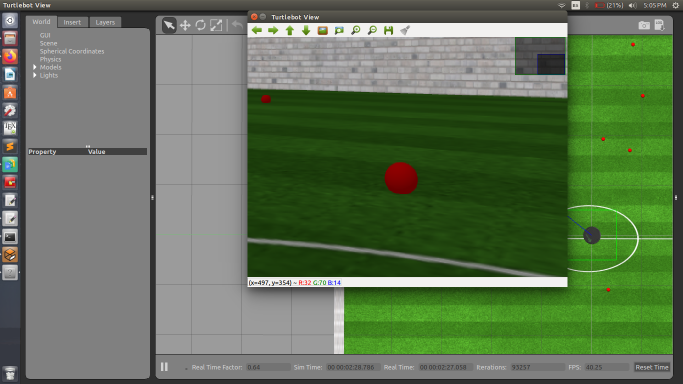
//> input picture image3.png, 1366 x 768 px, given in place of the camera (shown at 1/2 size)
$ ./colordet   (built with g++ and OpenCV 4)
//> lines starting //> are read from the running program, lines starting //| are printed output that depends on the picture; after the words box and inside, x2 and y2 are one past the last pixel; in counts of white or black regions, pixels touching at a corner belong together
#include <sstream>
#include <string>
#include <iostream>
#include "opencv2/highgui/highgui.hpp"
//#include "opencv2/cv.hpp"
#include "opencv2/core/core.hpp"
#include "opencv2/imgproc/imgproc.hpp"

using namespace cv;
using namespace std;
//initial min and max HSV filter values.
//these will be changed using trackbars
int H_MIN = 0;
int H_MAX = 256;
int S_MIN = 0;
int S_MAX = 256;
int V_MIN = 0;
int V_MAX = 256;
//default capture width and height
const int FRAME_WIDTH = 640;
const int FRAME_HEIGHT = 480;
//max number of objects to be detected in frame
const int MAX_NUM_OBJECTS=50;
//minimum and maximum object area
const int MIN_OBJECT_AREA = 20*20;
const int MAX_OBJECT_AREA = FRAME_HEIGHT*FRAME_WIDTH/1.5;
//names that will appear at the top of each window
const string windowName = "Original Image";
const string windowName1 = "HSV Image";
const string windowName2 = "Thresholded Image";
const string windowName3 = "After Morphological Operations";
const string trackbarWindowName = "Trackbars";
void on_trackbar( int, void* )
{//This function gets called whenever a
	// trackbar position is changed


}
// [7 lines left out: function intToString, not called in this run]
void createTrackbars(){
	//create window for trackbars


    namedWindow(trackbarWindowName,0);
	//create memory to store trackbar name on window
	char TrackbarName[50];
	sprintf( TrackbarName, "H_MIN", H_MIN);
	sprintf( TrackbarName, "H_MAX", H_MAX);
	sprintf( TrackbarName, "S_MIN", S_MIN);
	sprintf( TrackbarName, "S_MAX", S_MAX);
	sprintf( TrackbarName, "V_MIN", V_MIN);
	sprintf( TrackbarName, "V_MAX", V_MAX);
	//create trackbars and insert them into window
	//3 parameters are: the address of the variable that is changing when the trackbar is moved(eg.H_LOW),
	//the max value the trackbar can move (eg. H_HIGH),
	//and the function that is called whenever the trackbar is moved(eg. on_trackbar)
	//                                  ---->    ---->     ---->
    createTrackbar( "H_MIN", trackbarWindowName, &H_MIN, H_MAX, on_trackbar );
//> slider 'H_MIN' is set to 51
    createTrackbar( "H_MAX", trackbarWindowName, &H_MAX, H_MAX, on_trackbar );
    createTrackbar( "S_MIN", trackbarWindowName, &S_MIN, S_MAX, on_trackbar );
//> slider 'S_MIN' is set to 51
    createTrackbar( "S_MAX", trackbarWindowName, &S_MAX, S_MAX, on_trackbar );
    createTrackbar( "V_MIN", trackbarWindowName, &V_MIN, V_MAX, on_trackbar );
//> slider 'V_MIN' is set to 51
    createTrackbar( "V_MAX", trackbarWindowName, &V_MAX, V_MAX, on_trackbar );


}
// [88 lines left out: functions drawObject, morphOps, trackFilteredObject, not called in this run]
int main(int argc, char* argv[])
{
	//some boolean variables for different functionality within this
	//program
    bool trackObjects = false;
    bool useMorphOps = false;
	//Matrix to store each frame of the webcam feed
	Mat cameraFeed;
	//matrix storage for HSV image
	Mat HSV;
	//matrix storage for binary threshold image
	Mat threshold;
	//x and y values for the location of the object
	int x=0, y=0;
	//create slider bars for HSV filtering
	createTrackbars();
	//video capture object to acquire webcam feed
	VideoCapture capture;
	//open capture object at location zero (default location for webcam)
	capture.open(0);
	//set height and width of capture frame
	capture.set(CAP_PROP_FRAME_WIDTH,FRAME_WIDTH);
	capture.set(CAP_PROP_FRAME_HEIGHT,FRAME_HEIGHT);
	//start an infinite loop where webcam feed is copied to cameraFeed matrix
	//all of our operations will be performed within this loop
	while(1){
		//store image to matrix
		capture.read(cameraFeed);
//> cameraFeed is the input picture: 768 rows x 1366 cols, CV_8UC3; mean B, G, R 84.9, 115.7, 96
		//convert frame from BGR to HSV colorspace
		cvtColor(cameraFeed,HSV,COLOR_BGR2HSV);
//> HSV: 768 rows x 1366 cols, CV_8UC3; mean H, S, V 28.7, 85, 117.2
		//filter HSV image between values and store filtered image to
		//threshold matrix
		inRange(HSV,Scalar(H_MIN,S_MIN,V_MIN),Scalar(H_MAX,S_MAX,V_MAX),threshold);
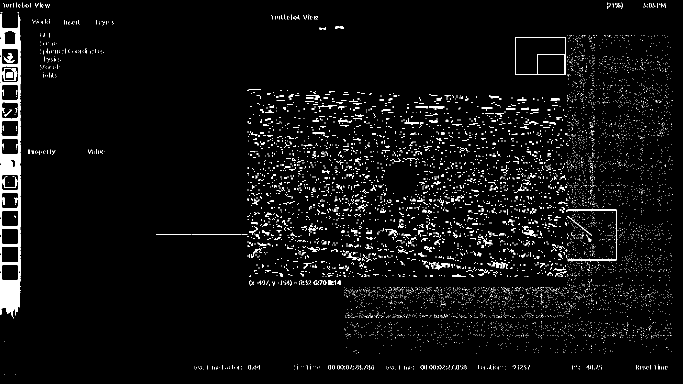
//> threshold: 768 rows x 1366 cols, CV_8UC1 (shown at 1/2 size); 3.8% white; 7048 white regions (6826 under 20 px), largest, box (x1, y1, x2, y2) and area: (0, 29, 41, 637) 10356, (1030, 74, 1131, 150) 538, (1132, 418, 1234, 523) 520
		//perform morphological operations on thresholded image to eliminate noise
		//and emphasize the filtered object(s)
		if(useMorphOps)
		morphOps(threshold);
		//pass in thresholded frame to our object tracking function
		//this function will return the x and y coordinates of the
		//filtered object
		if(trackObjects)
			trackFilteredObject(x,y,threshold,cameraFeed);

		//show frames
		imshow(windowName2,threshold);
		imshow(windowName,cameraFeed);
		imshow(windowName1,HSV);
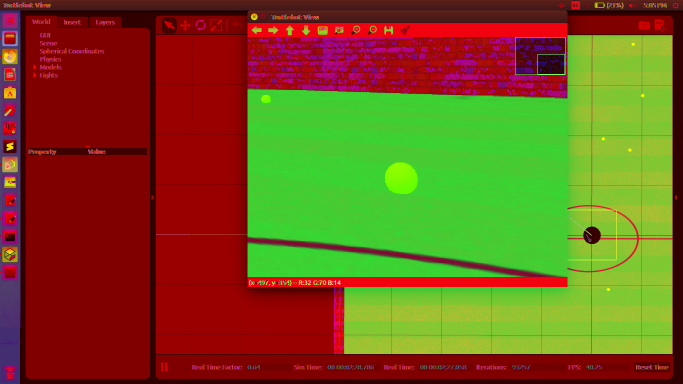
//> window 'HSV Image': 768 rows x 1366 cols, CV_8UC3 (shown at 1/2 size); mean B, G, R 28.7, 85, 117.2


		//delay 30ms so that screen can refresh.
		//image will not appear without this waitKey() command
		waitKey(30);
	}


	return 0;
}

$ run again, on image_exp.png
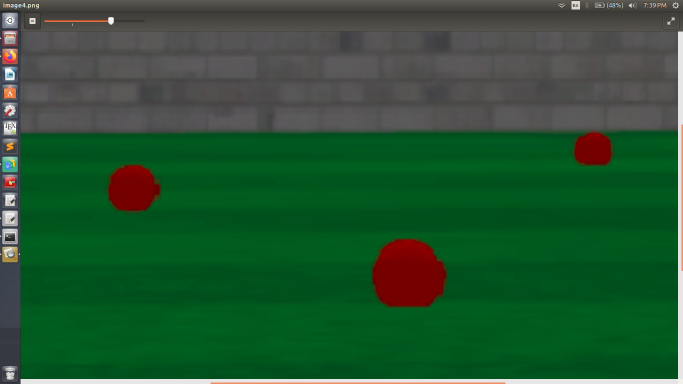
//> input picture image_exp.png, 1366 x 768 px, given in place of the camera (shown at 1/2 size)
//> cameraFeed is the input picture: 768 rows x 1366 cols, CV_8UC3; mean B, G, R 50.6, 84.9, 37.6
//> HSV: 768 rows x 1366 cols, CV_8UC3; mean H, S, V 60.9, 163.4, 89.3
//> `inRange(HSV,Scalar(H_MIN,S_MIN,V_MIN),Scalar(H_MAX,S_MAX,V_MAX),thresh..`:
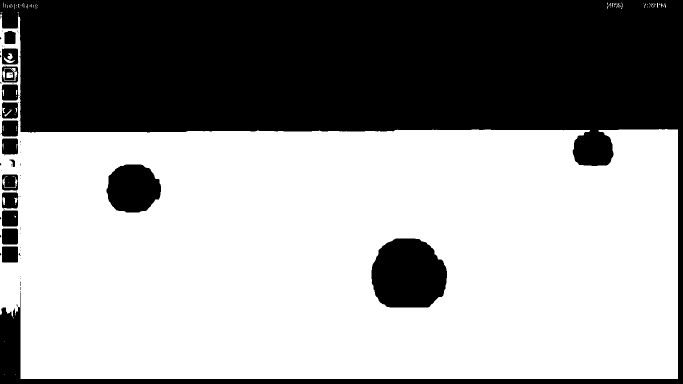
//> threshold: 768 rows x 1366 cols, CV_8UC1 (shown at 1/2 size); 60.6% white; 69 black regions (52 under 20 px), largest, box (x1, y1, x2, y2) and area: (0, 0, 1366, 768) 377510, (743, 477, 894, 615) 17125, (213, 329, 322, 425) 8297
//> `imshow(windowName1,HSV);`:
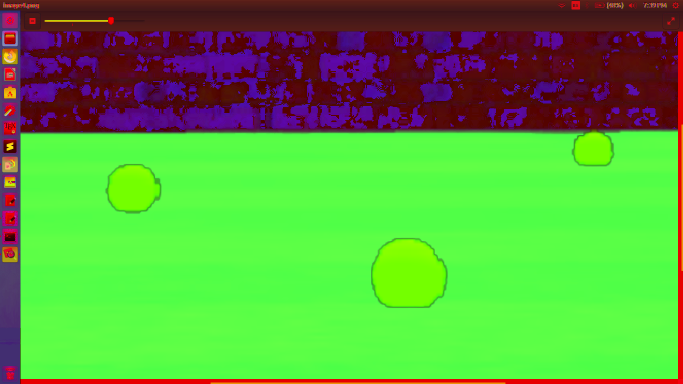
//> window 'HSV Image': 768 rows x 1366 cols, CV_8UC3 (shown at 1/2 size); mean B, G, R 60.9, 163.4, 89.3
